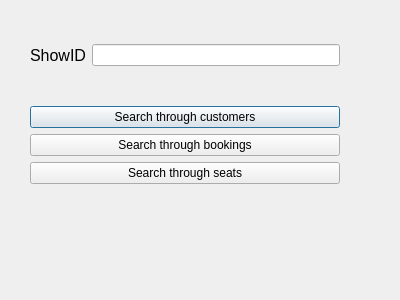
<?xml version="1.0" encoding="UTF-8"?>
<ui version="4.0">
 <class>Dialog</class>
 <widget class="QDialog" name="Dialog">
  <property name="geometry">
   <rect>
    <x>0</x>
    <y>0</y>
    <width>400</width>
    <height>300</height>
   </rect>
  </property>
  <property name="windowTitle">
   <string>Dialog</string>
  </property>
  <widget class="QWidget" name="">
   <property name="geometry">
    <rect>
     <x>30</x>
     <y>10</y>
     <width>310</width>
     <height>210</height>
    </rect>
   </property>
   <layout class="QVBoxLayout" name="verticalLayout_2">
    <item>
     <layout class="QHBoxLayout" name="horizontalLayout_2">
      <item>
       <widget class="QLabel" name="label_2">
        <property name="font">
         <font>
          <pointsize>12</pointsize>
         </font>
        </property>
        <property name="text">
         <string>ShowID</string>
        </property>
       </widget>
      </item>
      <item>
       <widget class="QLineEdit" name="showid">
        <property name="text">
         <string/>
        </property>
       </widget>
      </item>
     </layout>
    </item>
    <item>
     <layout class="QVBoxLayout" name="verticalLayout">
      <item>
       <widget class="QPushButton" name="gotocustomers">
        <property name="text">
         <string>Search through customers</string>
        </property>
       </widget>
      </item>
      <item>
       <widget class="QPushButton" name="gotobookings">
        <property name="text">
         <string>Search through bookings</string>
        </property>
       </widget>
      </item>
      <item>
       <widget class="QPushButton" name="gotoseats">
        <property name="text">
         <string>Search through seats</string>
        </property>
       </widget>
      </item>
     </layout>
    </item>
   </layout>
  </widget>
 </widget>
 <resources/>
 <connections/>
</ui>
